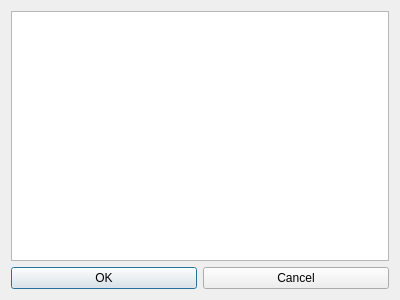
<?xml version="1.0" encoding="UTF-8"?>
<ui version="4.0">
 <class>ScriptEditorDialog</class>
 <widget class="QDialog" name="ScriptEditorDialog">
  <property name="geometry">
   <rect>
    <x>0</x>
    <y>0</y>
    <width>400</width>
    <height>300</height>
   </rect>
  </property>
  <property name="windowTitle">
   <string>Dialog</string>
  </property>
  <layout class="QVBoxLayout" name="verticalLayout">
   <item>
    <widget class="QTextEdit" name="mTextEdit"/>
   </item>
   <item>
    <layout class="QHBoxLayout" name="horizontalLayout">
     <item>
      <widget class="QPushButton" name="mOkButton">
       <property name="text">
        <string>OK</string>
       </property>
      </widget>
     </item>
     <item>
      <widget class="QPushButton" name="mCancelButton">
       <property name="text">
        <string>Cancel</string>
       </property>
      </widget>
     </item>
    </layout>
   </item>
  </layout>
 </widget>
 <resources/>
 <connections>
  <connection>
   <sender>mOkButton</sender>
   <signal>clicked()</signal>
   <receiver>ScriptEditorDialog</receiver>
   <slot>accept()</slot>
   <hints>
    <hint type="sourcelabel">
     <x>103</x>
     <y>246</y>
    </hint>
    <hint type="destinationlabel">
     <x>157</x>
     <y>274</y>
    </hint>
   </hints>
  </connection>
  <connection>
   <sender>mCancelButton</sender>
   <signal>clicked()</signal>
   <receiver>ScriptEditorDialog</receiver>
   <slot>reject()</slot>
   <hints>
    <hint type="sourcelabel">
     <x>296</x>
     <y>246</y>
    </hint>
    <hint type="destinationlabel">
     <x>286</x>
     <y>274</y>
    </hint>
   </hints>
  </connection>
 </connections>
</ui>
